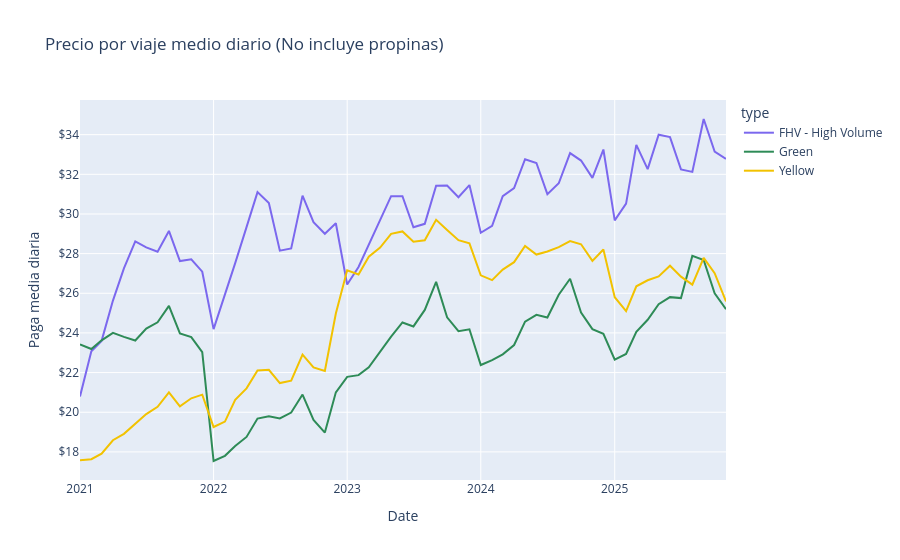

The notebook cell this image was saved under:
### Code cell
res3 = con.execute(f"""
WITH
daily_fhv AS (
  SELECT
    CAST(pickup_datetime AS DATE) AS day,
    AVG(total_amount) AS daily_avg
  FROM '{path_uber}'
  WHERE CAST(pickup_datetime AS DATE) >= DATE '2021-01-01'
    AND CAST(pickup_datetime AS DATE) <  DATE '2026-01-01'
  GROUP BY 1
),
monthly_fhv AS (
  SELECT
    CAST(date_trunc('month', day) AS DATE) AS month,
    AVG(daily_avg) AS monthly_avg,
    'FHV - High Volume' AS type
  FROM daily_fhv
  GROUP BY 1
),

daily_yellow AS (
  SELECT
    CAST(pickup_datetime AS DATE) AS day,
    AVG(total_amount) AS daily_avg
  FROM '{path_yellow}'
  WHERE CAST(pickup_datetime AS DATE) >= DATE '2021-01-01'
    AND CAST(pickup_datetime AS DATE) <  DATE '2026-01-01'
  GROUP BY 1
),
monthly_yellow AS (
  SELECT
    CAST(date_trunc('month', day) AS DATE) AS month,
    AVG(daily_avg) AS monthly_avg,
    'Yellow' AS type
  FROM daily_yellow
  GROUP BY 1
),

daily_green AS (
  SELECT
    CAST(pickup_datetime AS DATE) AS day,
    AVG(total_amount) AS daily_avg
  FROM '{path_green}'
  WHERE CAST(pickup_datetime AS DATE) >= DATE '2021-01-01'
    AND CAST(pickup_datetime AS DATE) <  DATE '2026-01-01'
  GROUP BY 1
),
monthly_green AS (
  SELECT
    CAST(date_trunc('month', day) AS DATE) AS month,
    AVG(daily_avg) AS monthly_avg,
    'Green' AS type
  FROM daily_green
  GROUP BY 1
)

SELECT * FROM monthly_fhv
WHERE month >= DATE '2021-01-01' AND month < DATE '2026-01-01'
UNION ALL
SELECT * FROM monthly_yellow
WHERE month >= DATE '2021-01-01' AND month < DATE '2025-12-01'
UNION ALL
SELECT * FROM monthly_green
WHERE month >= DATE '2021-01-01' AND month < DATE '2025-12-01'
ORDER BY month, type;
""").pl()

fig = px.line(
    res3,
    x="month",
    y="monthly_avg",
    color="type",
    title="Precio por viaje medio diario (No incluye propinas)",
    color_discrete_map=color_map,
)

fig.update_xaxes(dtick="M12", tickformat="%Y")
fig.update_layout(
    yaxis_tickprefix="$",
    yaxis_tickformat=",",   # 1,234.56 (cambia a ",.0f" si no quieres decimales)
)

fig.update_traces(
    hovertemplate="Date: %{x|%b %Y}<br>Paga media diaria: $%{y:,.2f}<extra>%{fullData.name}</extra>"
)

fig.update_layout(
    xaxis_title="Date",
    yaxis_title="Paga media diaria",
)

fig.show()

### Figure 1 — Plotly figure (JSON) as saved in the notebook; plotly's stock layout.template omitted (floating-point values rounded to 4 significant figures)
{"data": [{"hovertemplate": "Date: %{x|%b %Y}<br>Paga media diaria: %{y}<extra>%{fullData.name}</extra>", "legendgroup": "FHV - High Volume", "line": {"color": "#7B68EE", "dash": "solid"}, "marker": {"symbol": "circle"}, "mode": "lines", "name": "FHV - High Volume", "orientation": "v", "showlegend": true, "type": "scatter", "x": ["2021-01-01", "2021-02-01", "2021-03-01", "2021-04-01", "2021-05-01", "2021-06-01", "2021-07-01", "2021-08-01", "2021-09-01", "2021-10-01", "2021-11-01", "2021-12-01", "2022-01-01", "2022-02-01", "2022-03-01", "2022-04-01", "2022-05-01", "2022-06-01", "2022-07-01", "2022-08-01", "2022-09-01", "2022-10-01", "2022-11-01", "2022-12-01", "2023-01-01", "2023-02-01", "2023-03-01", "2023-04-01", "2023-05-01", "2023-06-01", "2023-07-01", "2023-08-01", "2023-09-01", "2023-10-01", "2023-11-01", "2023-12-01", "2024-01-01", "2024-02-01", "2024-03-01", "2024-04-01", "2024-05-01", "2024-06-01", "2024-07-01", "2024-08-01", "2024-09-01", "2024-10-01", "2024-11-01", "2024-12-01", "2025-01-01", "2025-02-01", "2025-03-01", "2025-04-01", "2025-05-01", "2025-06-01", "2025-07-01", "2025-08-01", "2025-09-01", "2025-10-01", "2025-11-01"], "xaxis": "x", "y": [20.8, 23.07, 23.6, 25.63, 27.25, 28.61, 28.32, 28.09, 29.14, 27.62, 27.72, 27.09, 24.19, 25.91, 27.52, 29.34, 31.1, 30.56, 28.15, 28.26, 30.93, 29.59, 29.0, 29.53, 26.44, 27.33, 28.46, 29.71, 30.9, 30.9, 29.33, 29.5, 31.43, 31.43, 30.84, 31.46, 29.05, 29.4, 30.89, 31.3, 32.76, 32.57, 31.0, 31.55, 33.07, 32.69, 31.82, 33.25, 29.68, 30.52, 33.49, 32.26, 33.99, 33.88, 32.25, 32.12, 34.79, 33.15, 32.78], "yaxis": "y"}, {"hovertemplate": "Date: %{x|%b %Y}<br>Paga media diaria: %{y}<extra>%{fullData.name}</extra>", "legendgroup": "Green", "line": {"color": "#2E8B57", "dash": "solid"}, "marker": {"symbol": "circle"}, "mode": "lines", "name": "Green", "orientation": "v", "showlegend": true, "type": "scatter", "x": ["2021-01-01", "2021-02-01", "2021-03-01", "2021-04-01", "2021-05-01", "2021-06-01", "2021-07-01", "2021-08-01", "2021-09-01", "2021-10-01", "2021-11-01", "2021-12-01", "2022-01-01", "2022-02-01", "2022-03-01", "2022-04-01", "2022-05-01", "2022-06-01", "2022-07-01", "2022-08-01", "2022-09-01", "2022-10-01", "2022-11-01", "2022-12-01", "2023-01-01", "2023-02-01", "2023-03-01", "2023-04-01", "2023-05-01", "2023-06-01", "2023-07-01", "2023-08-01", "2023-09-01", "2023-10-01", "2023-11-01", "2023-12-01", "2024-01-01", "2024-02-01", "2024-03-01", "2024-04-01", "2024-05-01", "2024-06-01", "2024-07-01", "2024-08-01", "2024-09-01", "2024-10-01", "2024-11-01", "2024-12-01", "2025-01-01", "2025-02-01", "2025-03-01", "2025-04-01", "2025-05-01", "2025-06-01", "2025-07-01", "2025-08-01", "2025-09-01", "2025-10-01", "2025-11-01"], "xaxis": "x", "y": [23.42, 23.19, 23.63, 24.0, 23.8, 23.62, 24.22, 24.54, 25.37, 23.97, 23.79, 23.03, 17.54, 17.8, 18.29, 18.76, 19.68, 19.8, 19.69, 19.98, 20.89, 19.61, 18.97, 21.0, 21.78, 21.87, 22.27, 23.06, 23.82, 24.53, 24.33, 25.16, 26.58, 24.79, 24.09, 24.18, 22.38, 22.63, 22.92, 23.39, 24.57, 24.92, 24.78, 25.93, 26.73, 25.03, 24.19, 23.95, 22.65, 22.94, 24.06, 24.66, 25.45, 25.81, 25.76, 27.89, 27.68, 26.0, 25.19], "yaxis": "y"}, {"hovertemplate": "Date: %{x|%b %Y}<br>Paga media diaria: %{y}<extra>%{fullData.name}</extra>", "legendgroup": "Yellow", "line": {"color": "#F2C200", "dash": "solid"}, "marker": {"symbol": "circle"}, "mode": "lines", "name": "Yellow", "orientation": "v", "showlegend": true, "type": "scatter", "x": ["2021-01-01", "2021-02-01", "2021-03-01", "2021-04-01", "2021-05-01", "2021-06-01", "2021-07-01", "2021-08-01", "2021-09-01", "2021-10-01", "2021-11-01", "2021-12-01", "2022-01-01", "2022-02-01", "2022-03-01", "2022-04-01", "2022-05-01", "2022-06-01", "2022-07-01", "2022-08-01", "2022-09-01", "2022-10-01", "2022-11-01", "2022-12-01", "2023-01-01", "2023-02-01", "2023-03-01", "2023-04-01", "2023-05-01", "2023-06-01", "2023-07-01", "2023-08-01", "2023-09-01", "2023-10-01", "2023-11-01", "2023-12-01", "2024-01-01", "2024-02-01", "2024-03-01", "2024-04-01", "2024-05-01", "2024-06-01", "2024-07-01", "2024-08-01", "2024-09-01", "2024-10-01", "2024-11-01", "2024-12-01", "2025-01-01", "2025-02-01", "2025-03-01", "2025-04-01", "2025-05-01", "2025-06-01", "2025-07-01", "2025-08-01", "2025-09-01", "2025-10-01", "2025-11-01"], "xaxis": "x", "y": [17.58, 17.63, 17.91, 18.59, 18.91, 19.43, 19.91, 20.27, 21.0, 20.3, 20.7, 20.89, 19.25, 19.53, 20.63, 21.21, 22.1, 22.14, 21.47, 21.59, 22.9, 22.26, 22.08, 24.98, 27.16, 26.95, 27.85, 28.3, 29.0, 29.12, 28.6, 28.67, 29.71, 29.2, 28.68, 28.52, 26.91, 26.66, 27.19, 27.57, 28.39, 27.95, 28.11, 28.32, 28.63, 28.47, 27.63, 28.21, 25.8, 25.1, 26.35, 26.66, 26.85, 27.39, 26.84, 26.44, 27.79, 27.02, 25.59], "yaxis": "y"}], "layout": {"legend": {"title": {"text": "type"}, "tracegroupgap": 0}, "title": {"text": "Precio por viaje medio diario (No incluye propinas)"}, "xaxis": {"anchor": "y", "domain": [0, 1], "dtick": "M12", "tickformat": "%Y", "title": {"text": "Date"}}, "yaxis": {"anchor": "x", "domain": [0, 1], "tickformat": ",", "tickprefix": "$", "title": {"text": "Paga media diaria"}}}}
